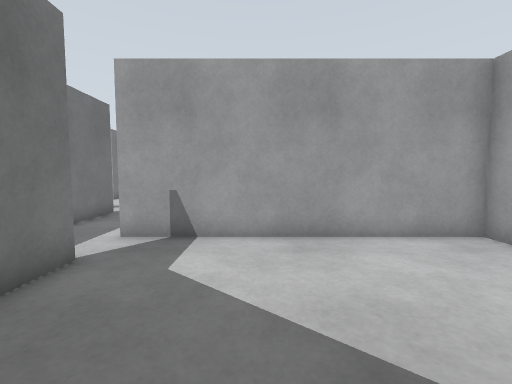
view 1 (above)

17 first-person views from a walk through a robot-simulator world made for Gazebo. The camera is 0.89 m above the floor, tilts 4° down and sees 90° across. Floor lines are 1 m apart. The floor is counted in squares, 0.5 m on a side. Each view is taken from the middle of a square. On the plan, view 1 faces up. The plan holds only what a view shows up to about 15 squares ahead; the rest is blank. The place goes on beyond the plan.

view 2
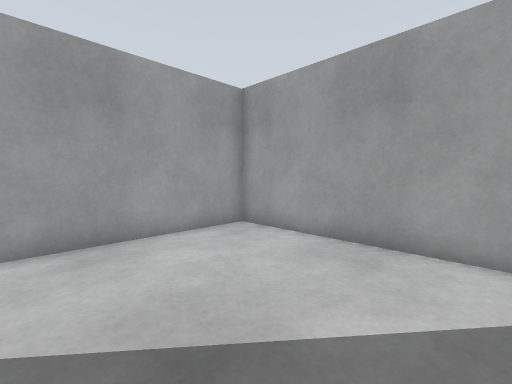

view 3
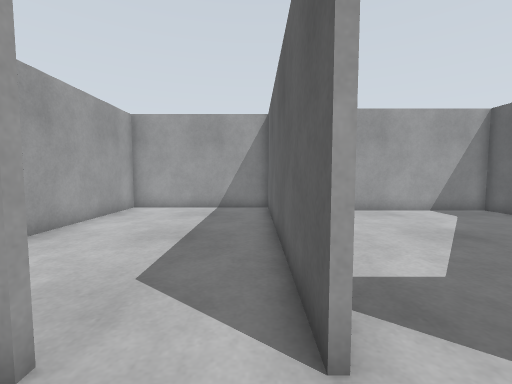

view 4
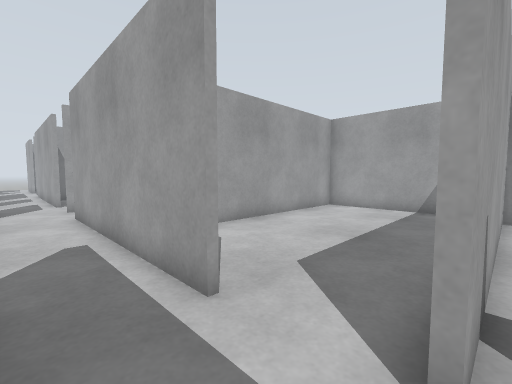

view 5
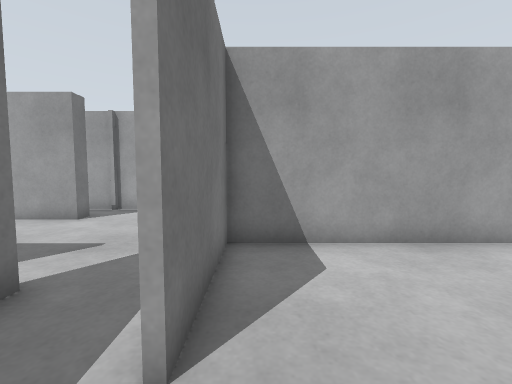

view 6
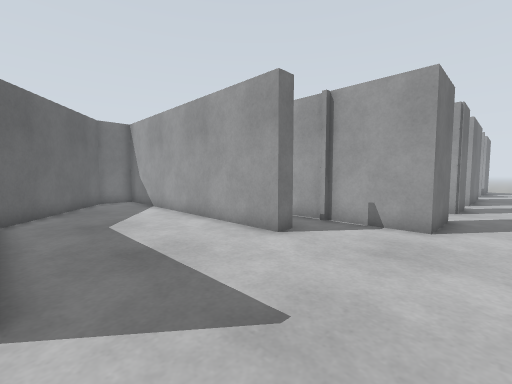

view 7
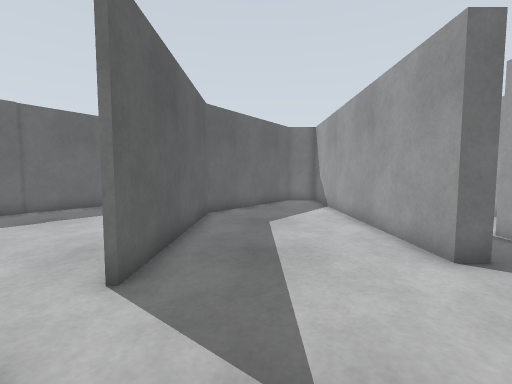

view 8
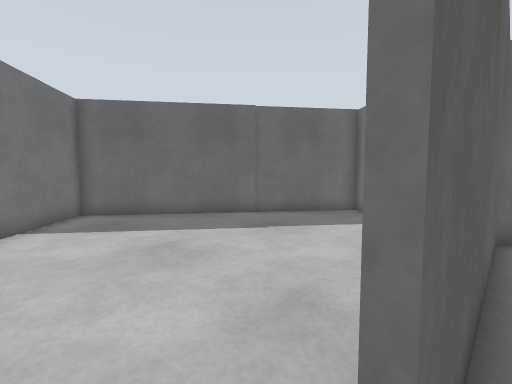

view 9
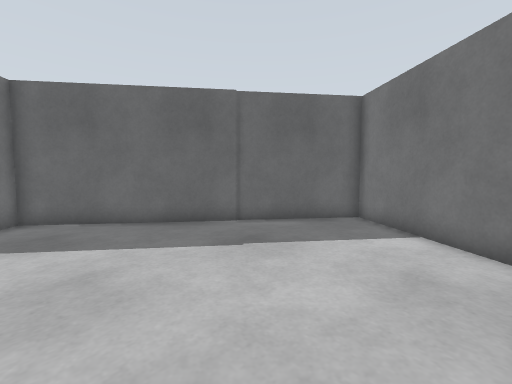

view 10
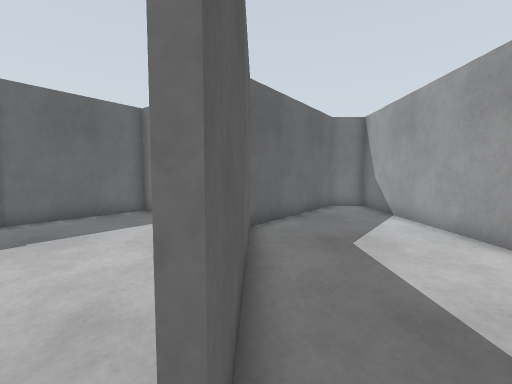

view 11
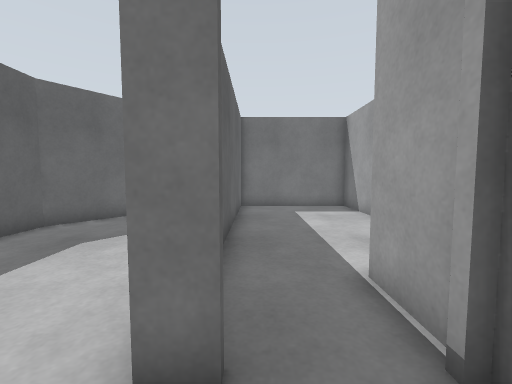

view 12
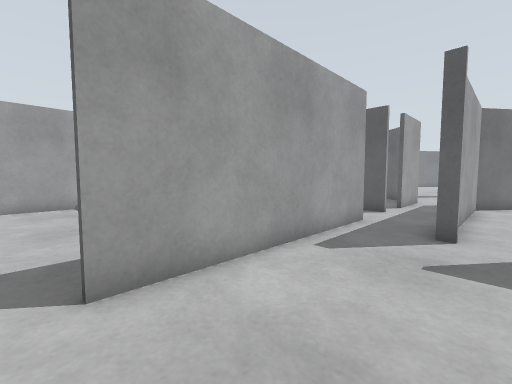

view 13
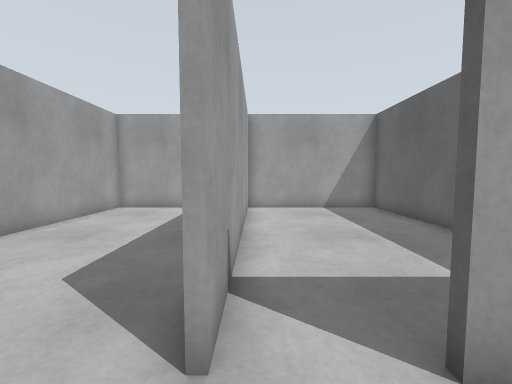

view 14
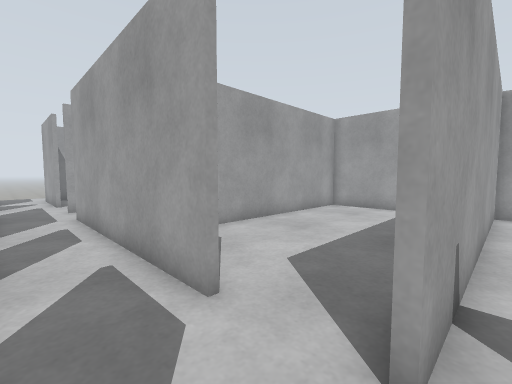

view 15
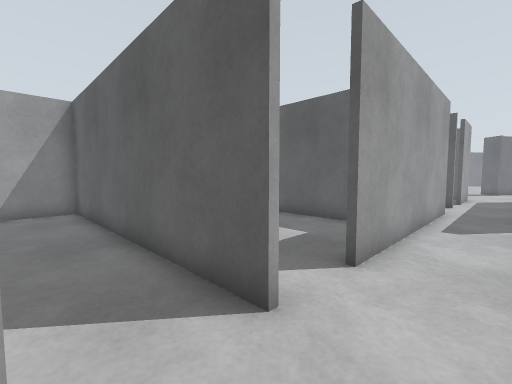

view 16
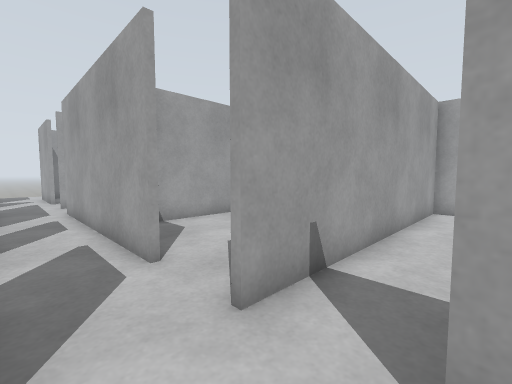

view 17
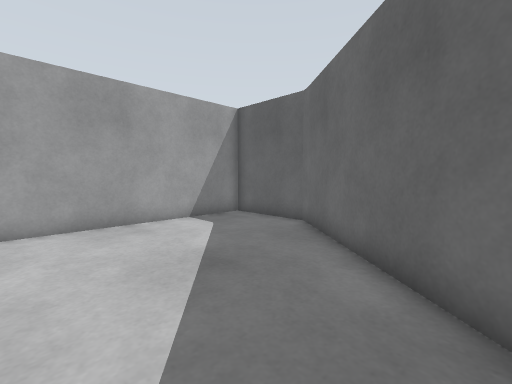

### Floor plan
Ten units are one square. View 1 is at (0, 0); x grows to the right and y downward. Boxes are objects, and circles mark ways between rooms. Rooms are numbered by the first view taken in them; rooms with no view inside come last. Other rooms are left out.
<svg viewBox="-228 -320 309 351">
<path fill="none" stroke="#000" d="M-31 -15 18 26M-37 -52 -37 -36M64 25 64 -72 -39 -72M-40 -100 -40 -115M-39 -74 76 -74 76 -151M76 -145 -37 -145 -37 -100M-66 -118 -66 -91M-100 -188 -100 -180 -223 -180 -223 -162 -166 -118 -89 -118M-71 -118 -66 -118M-66 -210 -124 -210M-40 -115 -40 -192M-170 -111 -204 -67 -104 10 -68 -37 -68 -94M-66 -239 -66 -210M-66 -285 -66 -262 -70 -262M-40 -240 -40 -305M-39 -216 76 -216 76 -283 -19 -283M-16 -147 76 -147M76 -151 76 -216M76 -214 -39 -214"/>
<circle cx="-55" cy="-110" r="3" fill="#2a7"/>
<circle cx="-80" cy="-120" r="3" fill="#2a7"/>
<circle cx="-55" cy="-215" r="3" fill="#2a7"/>
<circle cx="-40" cy="-200" r="3" fill="#2a7"/>
<circle cx="-40" cy="-235" r="3" fill="#2a7"/>
<text x="20" y="-30">1</text>
<text x="10" y="-110">2</text>
<text x="-110" y="-160">3</text>
<text x="-120" y="-70">4</text>
<text x="-60" y="-260">5</text>
<text x="20" y="-250">6</text>
<text x="20" y="-180">7</text>
</svg>
Room 2 opens to room 3. Room 3 opens to room 4. Room 3 opens to room 5. Room 3 opens to room 7. Room 5 opens to room 6.

Where each view was taken, in squares from view 1:
view 1: 0 up, 0 right, facing up
view 2: 0 up, 0 right, facing up-right
view 3: 8 up, 6 left, facing right
view 4: 7 up, 6 left, facing up-right
view 5: 8 up, 3 left, facing up
view 6: 12 up, 5 left, facing up-left
view 7: 14 up, 5 left, facing left
view 8: 12 up, 8 left, facing down-left
view 9: 11 up, 10 left, facing down-left
view 10: 12 up, 8 left, facing left
view 11: 19 up, 8 left, facing left
view 12: 20 up, 8 left, facing down-right
view 13: 21 up, 6 left, facing right
view 14: 21 up, 6 left, facing up-right
view 15: 24 up, 6 left, facing down-right
view 16: 19 up, 6 left, facing up-right
view 17: 5 up, 3 left, facing down-right
